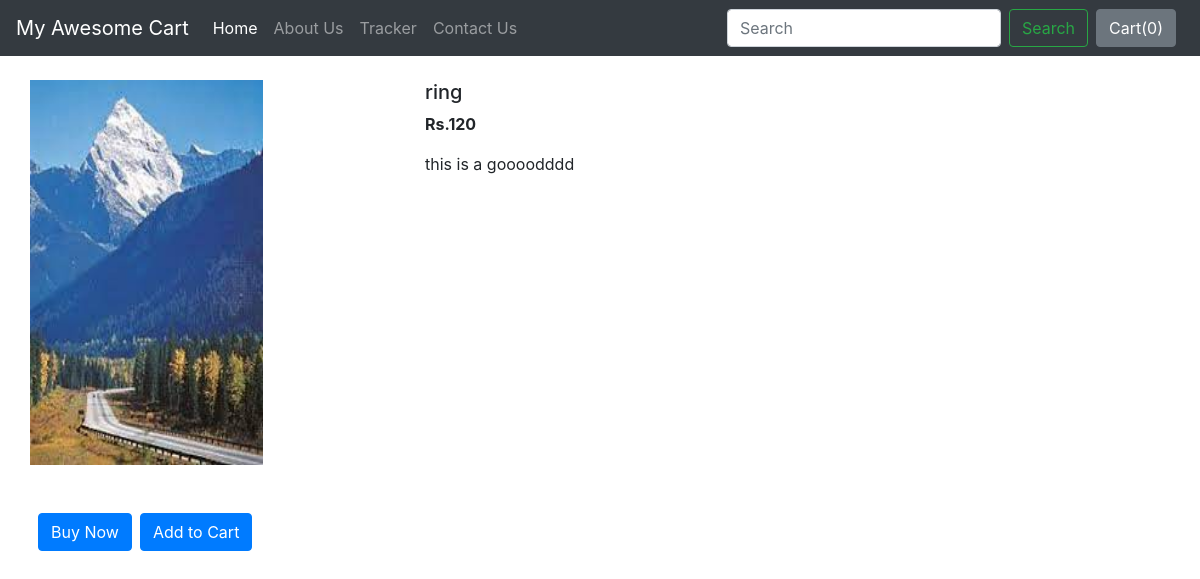
The page /shop/products/4 on the database as committed earlier.
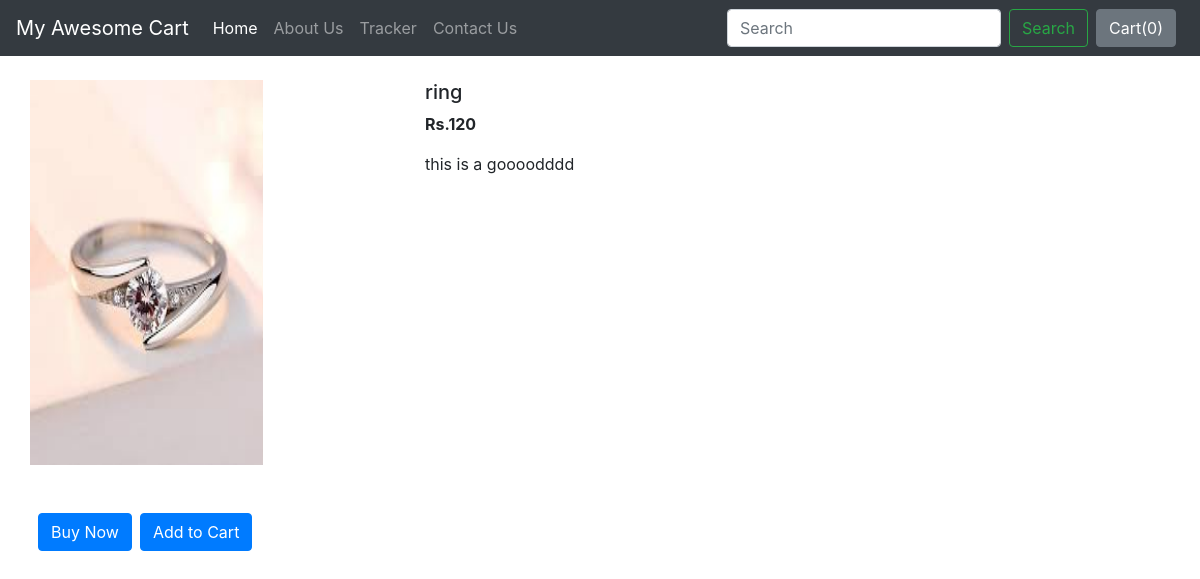
The same page on the database as committed later.
### shop/models.py (models this page shows, shortened)
class Product(models.Model):
    product_id = models.AutoField
    product_name = models.CharField(max_length=50)
    category = models.CharField(max_length=50,default ="")
    subcategory = models.CharField(max_length=50,default="")
    price = models.IntegerField(default=0)
    desc = models.CharField(max_length=300)
    pub_date = models.DateField()
    image = models.ImageField(upload_to="shop/images",default="")

### shop/views.py (the view)
# urls.py: path("products/<int:myid>", views.productView, name="ProductView"),
def productView(request, myid):
    product = Product.objects.filter(id=myid)
    return render(request, 'shop/prodView.html', {'product':product[0]})

### shop/templates/shop/prodView.html (shortened to what this page needs)
{% extends 'shop/basic.html' %}
{% block body %}
<div class="container my-4">
    <div class="row">
    <div class="col-md-4">
        <div class="row">
            <img src="/media/{{product.image}}" width="233px" height="385px" alt="">
        </div>
        <div class="row my-5">
            <button class="btn btn-primary mx-2">Buy Now</button>
            <button class="btn btn-primary">Add to Cart </button>
        </div>
    </div>
    <div class="col md-8">
        <h5>{{product.product_name}}</h5>
        <p><b>Rs.{{product.price}} </b></p>
        <p>{{product.desc}}</p>
    </div>
</div>
</div>
{% endblock %}

Rows that differ between the two databases and show on the page:
changed Product "ring": image: a different picture
